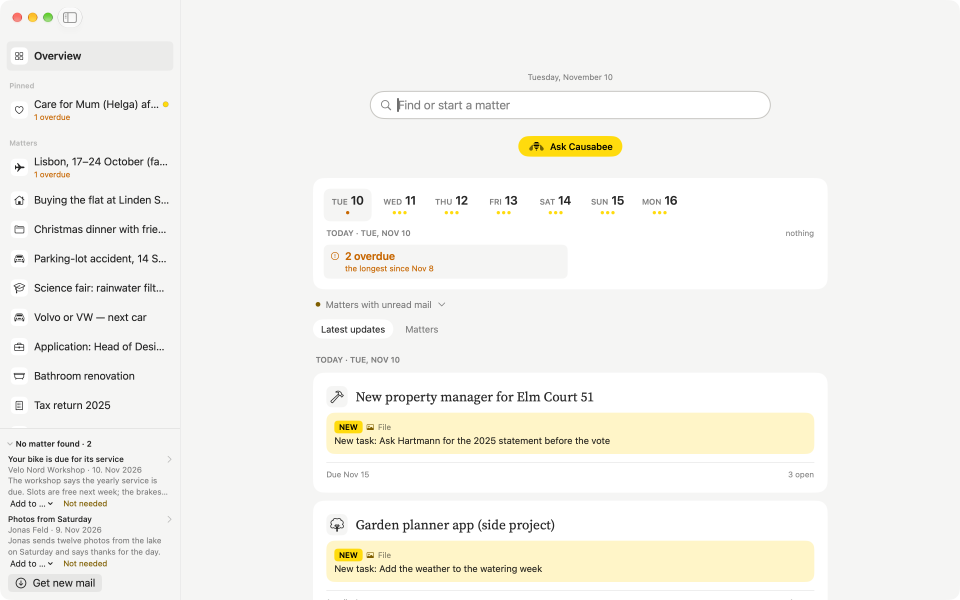
#> input picture scripts/shots/intro-1.png, 2880 x 1800 px (shown at 1/3 size); its folder holds 4 pictures in this run; the run also reads 1 picture not shown here
$ python site-assets.py shots/intro-1.png
#> lines starting #> are read from the running program, lines starting #| are printed output that depends on the picture
#!/usr/bin/env python3
"""Makes the website's images, icon and font from the app's own resources.

    python3 scripts/site-assets.py

Reads the intro screenshots at their full Retina size (scripts/shots, from scripts/intro-shots.sh)
and App/Resources (the icon's layers, Source Serif 4), and writes site/assets. Run it again when the
intro screenshots change. The picture a shared link shows,
site/assets/og.png, is made in Figma and left alone here. Needs Pillow, fontTools with
brotli, and rsvg-convert (brew install librsvg).
"""
import pathlib
import shutil
import subprocess

from PIL import Image

try:
    from fontTools import subset
except ImportError:  # only the font needs it; `--pictures` does without
    subset = None

ROOT = pathlib.Path(__file__).resolve().parent.parent
SHOTS = ROOT / "scripts/shots"
OUT = ROOT / "site/assets"
IMG = OUT / "img"

# The screenshots are 2880 × 1800: a 1440-point window at 2x, every pixel kept, so the website's
# pictures are as sharp as the app on a Retina screen. Each crop is (left, top, right, bottom); the
# animations in site/index.html measure the same parts in the older 1800-wide pixels (× 1.6 here).
# Since the journal the plan is one page of cards: the crops follow it, and the animations over the
# pictures are off (`live--still`), so nothing in site/index.html is measured against them. A tile's
# picture is always 1440 × 840: `.tile__img` holds that shape and cuts off what does not fit.
# The matter's column is the window's second, from 542 to 1986 of 2880; the assistant's the third.
CROPS = {
    "matter-phone": ("intro-2", (568, 0, 1960, 1547)),
    # Each crop starts and ends in an empty row between two cards, so nothing is cut in half
    # (measured on the shots of 10 November, F003).
    "tasks": ("intro-3", (544, 920, 1984, 1760)),
    "calendar": ("intro-3", (544, 390, 1984, 1230)),
    # Taller than a tile: set on the page's own grey, the sides widened, then made 1440 × 840.
    "files": ("intro-4", (544, 255, 1984, 1318)),
    "sources": ("site-mail", (544, 490, 1984, 1330)),
    # From under the day and the ×, which a crop cut through, to under the answer's own line of tools.
    "assistant": ("intro-5", (1990, 100, 2878, 1070)),
}
FULL = {"overview": "intro-1", "matter": "intro-2"}  # care-* went with F003: the page does not use it
# A crop that starts right under the matter's pinned bar still catches its lower edge — a grey strip
# with the tabs' bottoms. Those rows are painted in the page's own colour, taken from just below them;
# the crop itself stays, because the animation over the picture is measured from its top.
CLEAR_TOP = {}

# The icon as Icon Composer draws it: the bee's stripes and wings over the yellow, the wings
# half see-through. The layers are App/Resources/BeeStripesWings.icon/Assets, moved up 30 points.
BARS = [(1525, 0, 1151), (1241, 436, 1719), (1241, 872, 1719), (1436, 1308, 1329), (1729.5, 1744, 742), (1925.5, 2180, 350)]
WINGS = [
    "M840.879 830.165C919.099 742.266 1064.5 797.594 1064.5 915.257V1953.13C1064.83 1960.84 1065 1968.59 1065 1976.37C1065 1984.16 1064.83 1991.9 1064.5 1999.61V2052.87L1059.83 2050.87C1023.6 2309.69 801.309 2508.87 532.5 2508.87C238.408 2508.87 0 2270.46 0 1976.37C0 1829.33 59.598 1696.21 155.956 1599.85L840.879 830.165Z",
    "M3360.12 830.165C3281.9 742.267 3136.5 797.594 3136.5 915.257V1953.13C3136.17 1960.84 3136 1968.59 3136 1976.37C3136 1984.16 3136.17 1991.9 3136.5 1999.61V2052.87L3141.17 2050.87C3177.4 2309.69 3399.69 2508.87 3668.5 2508.87C3962.59 2508.87 4201 2270.46 4201 1976.37C4201 1829.33 4141.4 1696.21 4045.04 1599.85L3360.12 830.165Z",
]


def webp(image, name):
    image.save(IMG / f"{name}.webp", "WEBP", quality=88, method=6)


def screenshots():
    IMG.mkdir(parents=True, exist_ok=True)
    for name, source in FULL.items():
        image = Image.open(SHOTS / f"{source}.png").convert("RGB")
        webp(image, f"{name}-2880")
        webp(image.resize((1440, 900), Image.LANCZOS), f"{name}-1440")
#> call 2 of webp, with name = 'overview-1440'
#> in webp (call 2), `image.save(IMG / f"{name}.webp", "WEBP", quality=88, method=6)`:
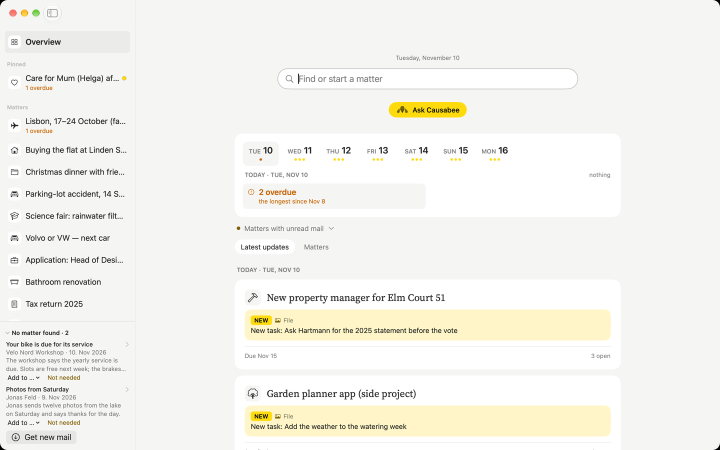
#> saved as overview-1440.webp: PIL image 1440x900 RGB (shown at 1/2 size); mean R, G, B 244.2, 243.3, 238.5
#> pass 2 of the loop in screenshots, `for name, source in FULL.items():`:
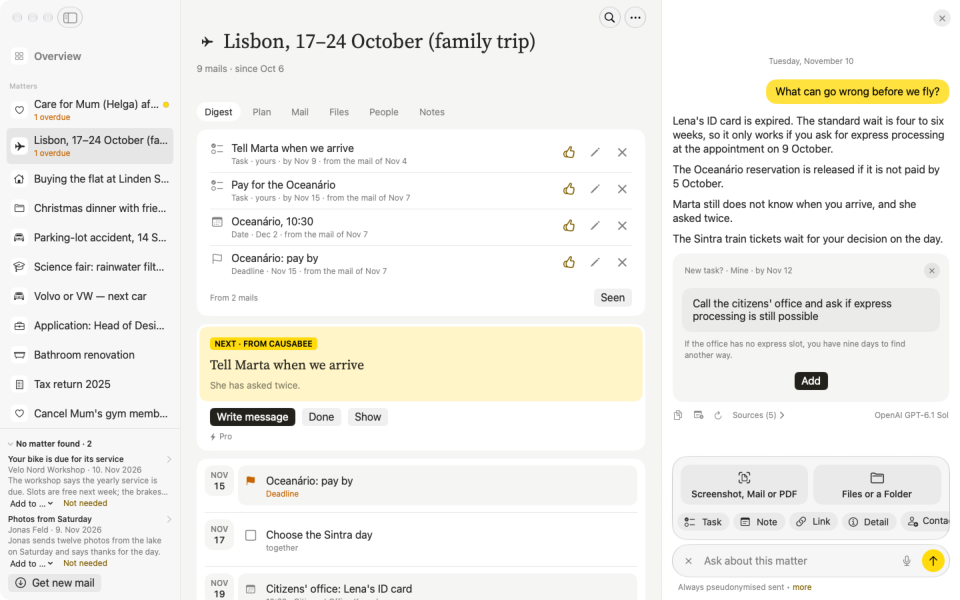
#> input picture scripts/shots/intro-2.png, 2880 x 1800 px (shown at 1/3 size)
    for name, (source, box) in CROPS.items():
        shot = Image.open(SHOTS / f"{source}.png").convert("RGB")
        image = shot.crop(box)
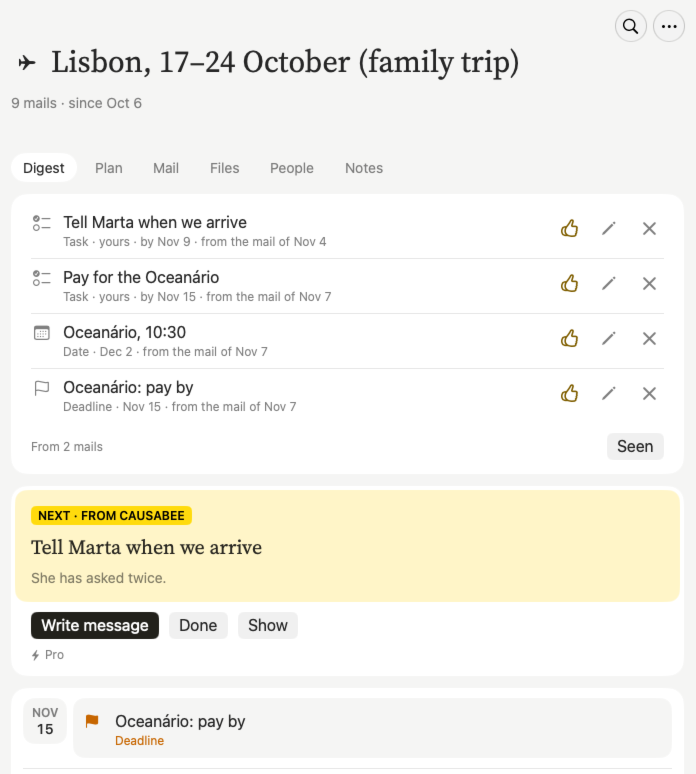
#> image: PIL image 1392x1547 RGB (shown at 1/2 size); mean R, G, B 245.4, 243.8, 236.5
        w, h = image.size
#> w = 1392; h = 1547
        if name != "assistant" and name != "matter-phone" and h * 1440 > w * 840:
            # Too tall for a tile: widen it with the page's grey to the tile's shape, then fit it.
            wide = Image.new("RGB", (round(h * 1440 / 840), h), shot.getpixel((box[0] + 4, box[1] + 4)))
            wide.paste(image, ((wide.width - w) // 2, 0))
            image = wide.resize((1440, 840), Image.LANCZOS)
        # A crop that runs past the picture's lower edge is the page's white there, not black.
        if box[3] > shot.height:
            over = box[3] - shot.height
            image.paste((255, 255, 255), (0, image.height - over, image.width, image.height))
        if rows := CLEAR_TOP.get(name):
            # The page's own white, said outright. Taken from the picture a few rows further down,
            # it was the bar's grey line whenever the bar had grown — a grey strip across the tile.
            image.paste((255, 255, 255), (0, 0, image.width, rows))
        webp(image, name)
#> pass 2 of the loop in screenshots, `for name, (source, box) in CROPS.items():`:
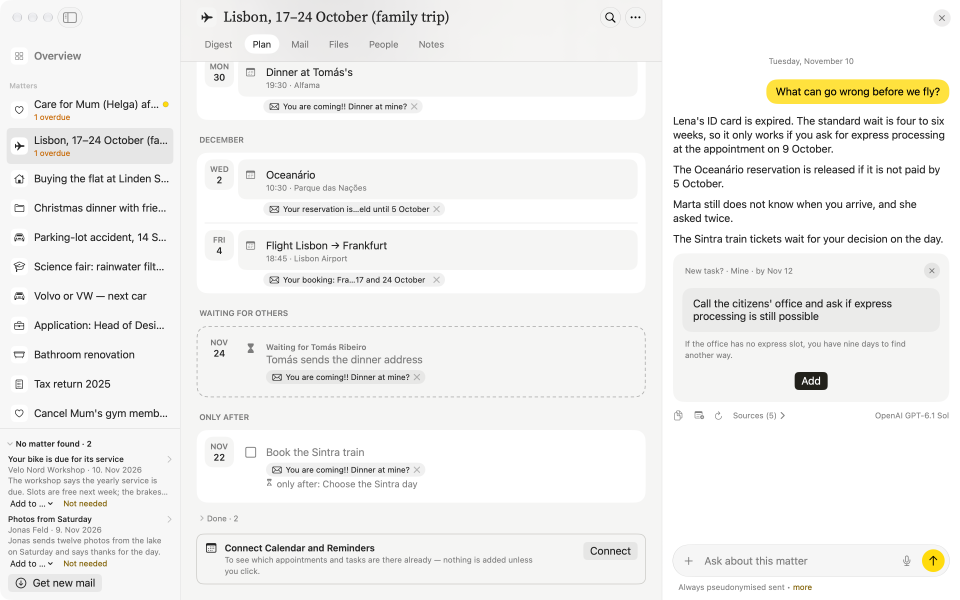
#> input picture scripts/shots/intro-3.png, 2880 x 1800 px (shown at 1/3 size)
#> in screenshots, `image = shot.crop(box)`:
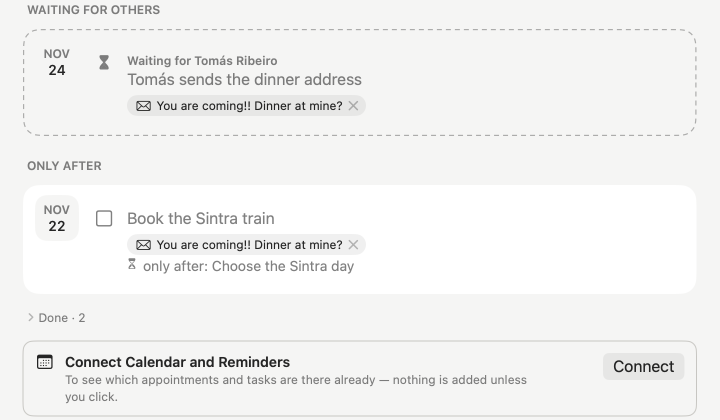
#> image: PIL image 1440x840 RGB (shown at 1/2 size); mean R, G, B 242.5, 242.5, 241.8


def icon():
    bars = "".join(f'<rect x="{x}" y="{y}" width="{w}" height="264" rx="112"/>' for x, y, w in BARS)
    wings = "".join(f'<path d="{d}" fill-opacity="0.5"/>' for d in WINGS)
    svg = (
        '<svg xmlns="http://www.w3.org/2000/svg" viewBox="0 0 1024 1024">'
        '<defs><linearGradient id="honey" x1="0" y1="0" x2="0" y2="1">'
        '<stop offset="0" stop-color="#FFE14D"/><stop offset="1" stop-color="#FFC700"/></linearGradient></defs>'
        '<rect width="1024" height="1024" rx="230" fill="url(#honey)"/>'
        f'<g transform="translate(112 243.1) scale(0.190431)" fill="#000">{bars}{wings}</g></svg>\n'
    )
    (OUT / "icon.svg").write_text(svg)
    for size, name in [(180, "apple-touch-icon.png"), (32, "favicon-32.png")]:
        subprocess.run(["rsvg-convert", "-w", str(size), "-h", str(size), str(OUT / "icon.svg"), "-o", str(OUT / name)], check=True)


def font():
    fonts = OUT / "fonts"
    fonts.mkdir(parents=True, exist_ok=True)
    # Latin with the punctuation the pages use; both axes kept, so one file serves 400 and 600.
    subset.main([
        str(ROOT / "App/Resources/Fonts/SourceSerif4.ttf"),
        "--unicodes=U+0000-00FF,U+0131,U+0152-0153,U+02C6,U+02DA,U+02DC,U+2000-206F,U+20AC,U+2122,U+2190-2193,U+2212",
        "--layout-features=*",
        "--flavor=woff2",
        f"--output-file={fonts / 'SourceSerif4.woff2'}",
    ])
    shutil.copy(ROOT / "App/Resources/Fonts/SourceSerif4-LICENSE.md", fonts / "SourceSerif4-LICENSE.md")


if __name__ == "__main__":
    import sys
#> (the run stopped early here; a loop or call above may not have finished)
